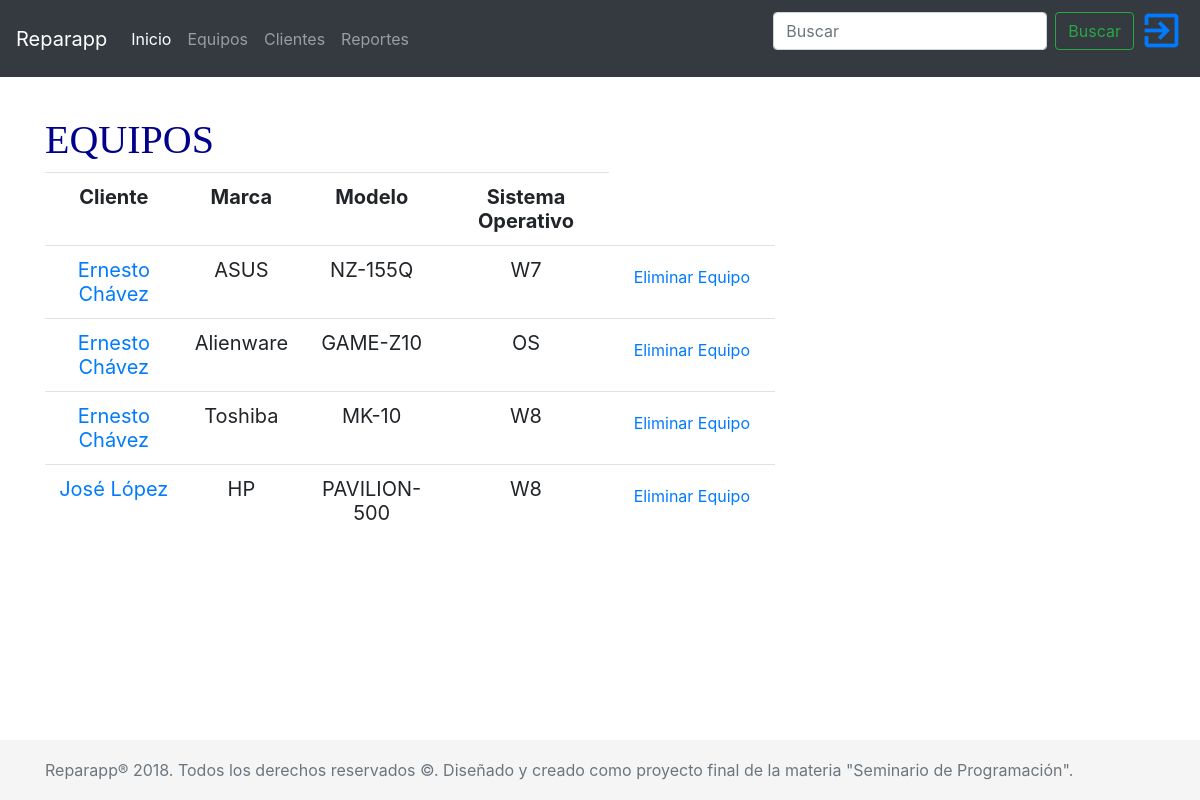
Screenshot of /equipo/ with the database file from the repository.
### reparapp/models.py (models this page shows, shortened)
class Equipo(models.Model):
    SISTEMAS_OPERATIVOS = (
        ('W10', 'Windows 10'),
        ('W8', 'Windows 8'),
        ('W7', 'Windows 7'),
        ('WV', 'Windows Vista'),
        ('WXP', 'Windows XP'),
        ('LINUX', 'LINUX'),
        ('OS', 'Mac OS'),
        ('UNIX', 'UNIX'),
        ('WV', 'Windows Vista'),
        ('O', 'Otro'),
    )
    INDEFINIDO = 'INDEFINIDO'
    cliente = models.ForeignKey('Cliente', on_delete=models.CASCADE)
    marca = models.CharField(max_length=30)
    modelo = models.CharField(max_length=30)
    sistema_operativo = models.CharField(
        max_length=10,
        choices=SISTEMAS_OPERATIVOS,
        default=INDEFINIDO,
    )

class Cliente(models.Model):
    nombre = models.CharField(max_length=30)
    apellido = models.CharField(max_length=40)
    correo = models.EmailField()
    telefono = PhoneNumberField()
    def __str__(self):
        return (self.nombre + " " + self.apellido)

### reparapp/views.py (the view)
# urls.py: re_path(r'^equipo/$', views.equipo_list, name='equipo_list'),
def equipo_list(request):
    equipos = Equipo.objects.order_by('pk')
    return render(request, 'reparapp/equipo_list.html', {'equipos': equipos})

### reparapp/templates/reparapp/equipo_list.html
{% extends 'reparapp/base.html' %}
{% block content %}
<h1>EQUIPOS</h1>
<table class="table table-hover text-center" style="font-size: 20px;">
    <tr class="text-center">
        <th class="text-center">Cliente</th>
        <th class="text-center">Marca</th>
        <th class="text-center">Modelo</th>
        <th class="text-center">Sistema Operativo</th>
    </tr>
    {% for equipo in equipos %}
    <tr>
        <td>
            <a href="{% url 'cliente_detail' pk=equipo.cliente.pk %}">{{ equipo.cliente }}</a>
        </td>
        <td>{{equipo.marca}}</td>
        <td>{{ equipo.modelo }}</td>
        <td>{{equipo.sistema_operativo}}</td>
        <td>
            <a class="btn btn-default" href="{% url 'equipo_remove' pk=equipo.pk %}">
                <span class="glyphicon glyphicon-remove">Eliminar Equipo</span>
            </a>
        </td>
    </tr>
    {%endfor%}
</table>
{% endblock %}

### reparapp/static/css/reparapp.css (style rules this page uses)
h1 { color: darkblue; font-family: 'Slabo 27px', serif; }
html { position: relative; min-height: 100%; }
body { margin-bottom: 60px; }

### rows the page displays
Equipo: cliente "Ernesto Chávez", marca "ASUS", modelo "NZ-155Q", sistema_operativo "W7"
Equipo: cliente "Ernesto Chávez", marca "Alienware", modelo "GAME-Z10", sistema_operativo "OS"
Equipo: cliente "Ernesto Chávez", marca "Toshiba", modelo "MK-10", sistema_operativo "W8"
Equipo: cliente "José López", marca "HP", modelo "PAVILION-500", sistema_operativo "W8"
